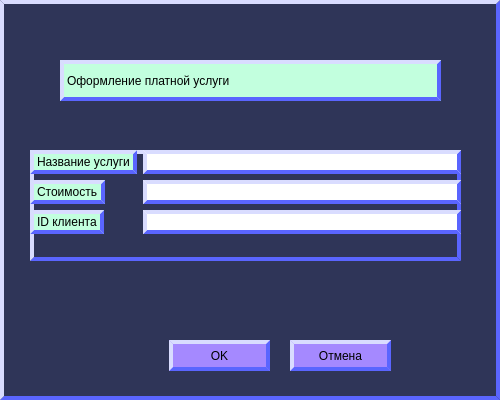
<?xml version="1.0" encoding="UTF-8"?>
<ui version="4.0">
 <class>DialogEmployStuff</class>
 <widget class="QDialog" name="DialogEmployStuff">
  <property name="geometry">
   <rect>
    <x>0</x>
    <y>0</y>
    <width>500</width>
    <height>400</height>
   </rect>
  </property>
  <property name="sizePolicy">
   <sizepolicy hsizetype="Fixed" vsizetype="Fixed">
    <horstretch>0</horstretch>
    <verstretch>0</verstretch>
   </sizepolicy>
  </property>
  <property name="minimumSize">
   <size>
    <width>500</width>
    <height>400</height>
   </size>
  </property>
  <property name="maximumSize">
   <size>
    <width>500</width>
    <height>400</height>
   </size>
  </property>
  <property name="windowTitle">
   <string>Dialog</string>
  </property>
  <property name="styleSheet">
   <string notr="true">border-style:outset;
border-width:4px;
border-color: rgb(90, 101, 255);
background-color: rgb(47, 53, 88);</string>
  </property>
  <widget class="QWidget" name="formLayoutWidget">
   <property name="geometry">
    <rect>
     <x>30</x>
     <y>150</y>
     <width>431</width>
     <height>111</height>
    </rect>
   </property>
   <layout class="QFormLayout" name="formLayout">
    <item row="0" column="0">
     <widget class="QLabel" name="label">
      <property name="styleSheet">
       <string notr="true">background-color: rgba(194, 255, 222, 255);
font: 75 10pt &quot;Sitka Text&quot;;
color: rgb(0, 0, 0);</string>
      </property>
      <property name="text">
       <string>Название услуги</string>
      </property>
     </widget>
    </item>
    <item row="0" column="1">
     <widget class="QLineEdit" name="service">
      <property name="styleSheet">
       <string notr="true">background-color: rgb(255, 255, 255);
color: rgb(0, 0, 0);
font: 12pt &quot;MS Shell Dlg 2&quot;;</string>
      </property>
      <property name="readOnly">
       <bool>true</bool>
      </property>
     </widget>
    </item>
    <item row="2" column="0">
     <widget class="QLabel" name="label_4">
      <property name="styleSheet">
       <string notr="true">background-color: rgba(194, 255, 222, 255);
font: 75 10pt &quot;Sitka Text&quot;;
color: rgb(0, 0, 0);</string>
      </property>
      <property name="text">
       <string>ID клиента</string>
      </property>
     </widget>
    </item>
    <item row="2" column="1">
     <widget class="QLineEdit" name="clientID">
      <property name="styleSheet">
       <string notr="true">background-color: rgb(255, 255, 255);
color: rgb(0, 0, 0);
font: 12pt &quot;MS Shell Dlg 2&quot;;</string>
      </property>
     </widget>
    </item>
    <item row="1" column="1">
     <widget class="QLineEdit" name="price">
      <property name="styleSheet">
       <string notr="true">background-color: rgb(255, 255, 255);
color: rgb(0, 0, 0);
font: 12pt &quot;MS Shell Dlg 2&quot;;</string>
      </property>
      <property name="readOnly">
       <bool>true</bool>
      </property>
     </widget>
    </item>
    <item row="1" column="0">
     <widget class="QLabel" name="label_3">
      <property name="styleSheet">
       <string notr="true">background-color: rgba(194, 255, 222, 255);
font: 75 10pt &quot;Sitka Text&quot;;
color: rgb(0, 0, 0);</string>
      </property>
      <property name="text">
       <string>Стоимость</string>
      </property>
     </widget>
    </item>
   </layout>
  </widget>
  <widget class="QLabel" name="label_5">
   <property name="geometry">
    <rect>
     <x>60</x>
     <y>60</y>
     <width>381</width>
     <height>41</height>
    </rect>
   </property>
   <property name="styleSheet">
    <string notr="true">background-color: rgba(194, 255, 222, 255);
font: 75 16pt &quot;Sitka Text&quot;;
color: rgb(0, 0, 0);</string>
   </property>
   <property name="text">
    <string>Оформление платной услуги</string>
   </property>
  </widget>
  <widget class="QPushButton" name="ok">
   <property name="geometry">
    <rect>
     <x>169</x>
     <y>340</y>
     <width>101</width>
     <height>31</height>
    </rect>
   </property>
   <property name="styleSheet">
    <string notr="true">font: 75 14pt &quot;Noto Sans&quot;;
color: rgb(0, 0, 0);
background-color: rgb(165, 137, 255);</string>
   </property>
   <property name="text">
    <string>OK</string>
   </property>
  </widget>
  <widget class="QPushButton" name="cancel">
   <property name="geometry">
    <rect>
     <x>290</x>
     <y>340</y>
     <width>101</width>
     <height>31</height>
    </rect>
   </property>
   <property name="styleSheet">
    <string notr="true">font: 75 14pt &quot;Noto Sans&quot;;
color: rgb(0, 0, 0);
background-color: rgb(165, 137, 255);</string>
   </property>
   <property name="text">
    <string>Отмена</string>
   </property>
  </widget>
 </widget>
 <resources/>
 <connections/>
</ui>
